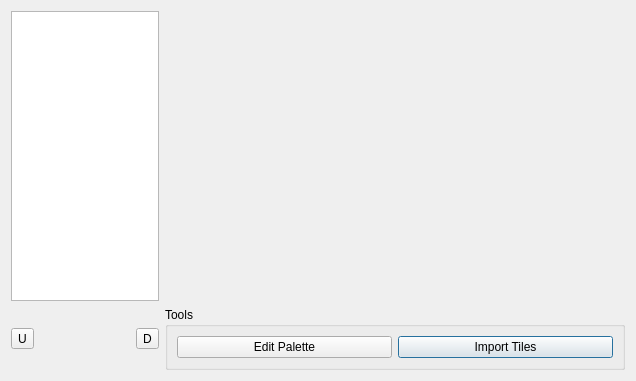
<?xml version="1.0" encoding="UTF-8"?>
<ui version="4.0">
 <class>TilesetEditor</class>
 <widget class="QDialog" name="TilesetEditor">
  <property name="geometry">
   <rect>
    <x>0</x>
    <y>0</y>
    <width>636</width>
    <height>379</height>
   </rect>
  </property>
  <property name="windowTitle">
   <string>Dialog</string>
  </property>
  <layout class="QGridLayout" name="gridLayout_3">
   <item row="3" column="0">
    <widget class="QToolButton" name="upTile">
     <property name="text">
      <string>U</string>
     </property>
    </widget>
   </item>
   <item row="3" column="2">
    <widget class="QToolButton" name="downTile">
     <property name="text">
      <string>D</string>
     </property>
    </widget>
   </item>
   <item row="3" column="4">
    <widget class="QGroupBox" name="toolsBox">
     <property name="minimumSize">
      <size>
       <width>460</width>
       <height>0</height>
      </size>
     </property>
     <property name="maximumSize">
      <size>
       <width>16777215</width>
       <height>120</height>
      </size>
     </property>
     <property name="title">
      <string>Tools</string>
     </property>
     <layout class="QGridLayout" name="gridLayout_4">
      <item row="0" column="1">
       <widget class="QPushButton" name="importTiles">
        <property name="text">
         <string>Import Tiles</string>
        </property>
       </widget>
      </item>
      <item row="0" column="0">
       <widget class="QPushButton" name="editPal">
        <property name="text">
         <string>Edit Palette</string>
        </property>
       </widget>
      </item>
      <item row="1" column="1">
       <spacer name="verticalSpacer">
        <property name="orientation">
         <enum>Qt::Vertical</enum>
        </property>
        <property name="sizeHint" stdset="0">
         <size>
          <width>20</width>
          <height>40</height>
         </size>
        </property>
       </spacer>
      </item>
     </layout>
    </widget>
   </item>
   <item row="0" column="4" rowspan="2">
    <layout class="QGridLayout" name="gridLayout"/>
   </item>
   <item row="3" column="1">
    <spacer name="horizontalSpacer">
     <property name="orientation">
      <enum>Qt::Horizontal</enum>
     </property>
     <property name="sizeHint" stdset="0">
      <size>
       <width>40</width>
       <height>20</height>
      </size>
     </property>
    </spacer>
   </item>
   <item row="0" column="0" rowspan="2" colspan="3">
    <widget class="QListWidget" name="tileList">
     <property name="sizePolicy">
      <sizepolicy hsizetype="Expanding" vsizetype="Expanding">
       <horstretch>0</horstretch>
       <verstretch>0</verstretch>
      </sizepolicy>
     </property>
     <property name="minimumSize">
      <size>
       <width>0</width>
       <height>290</height>
      </size>
     </property>
     <property name="maximumSize">
      <size>
       <width>16777215</width>
       <height>16777215</height>
      </size>
     </property>
     <property name="flow">
      <enum>QListView::LeftToRight</enum>
     </property>
     <property name="viewMode">
      <enum>QListView::IconMode</enum>
     </property>
    </widget>
   </item>
  </layout>
 </widget>
 <resources/>
 <connections/>
</ui>
